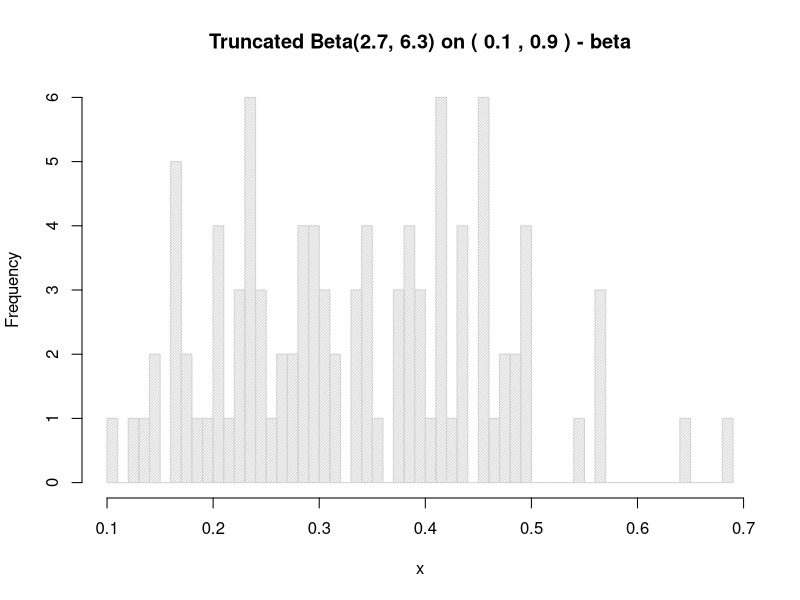
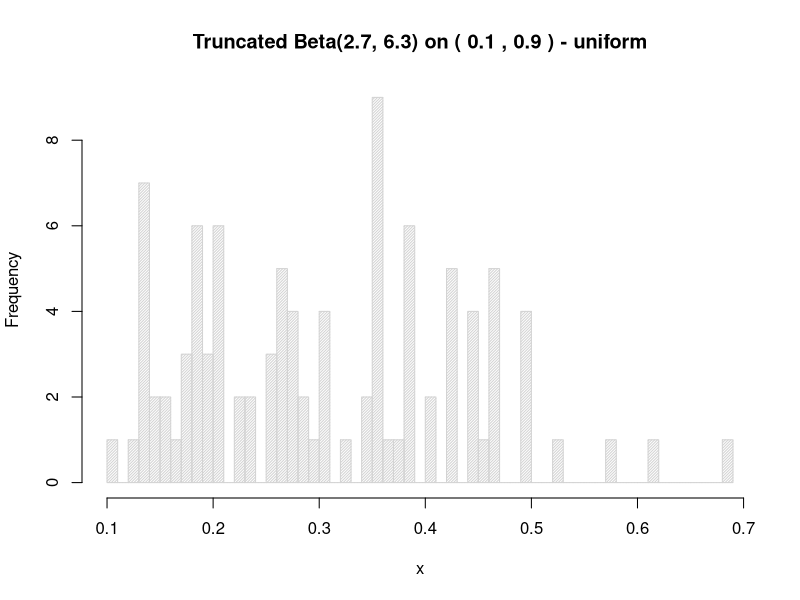
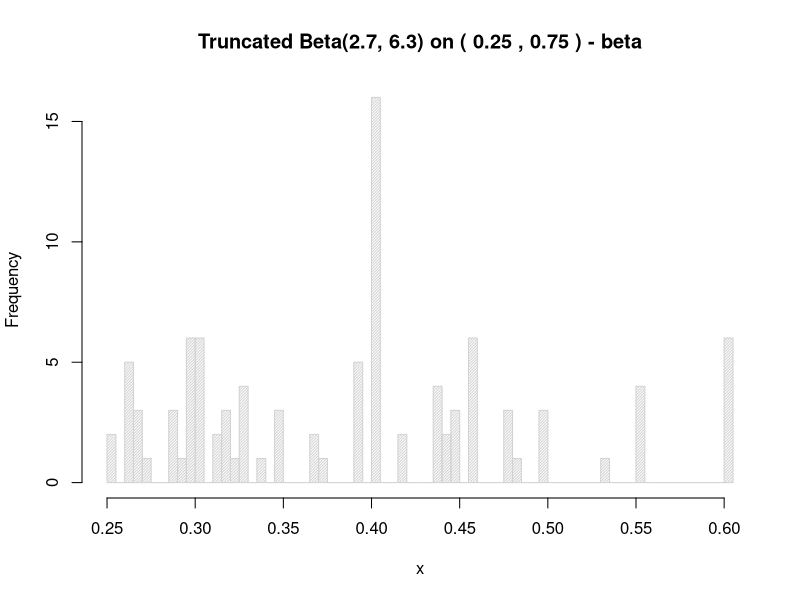
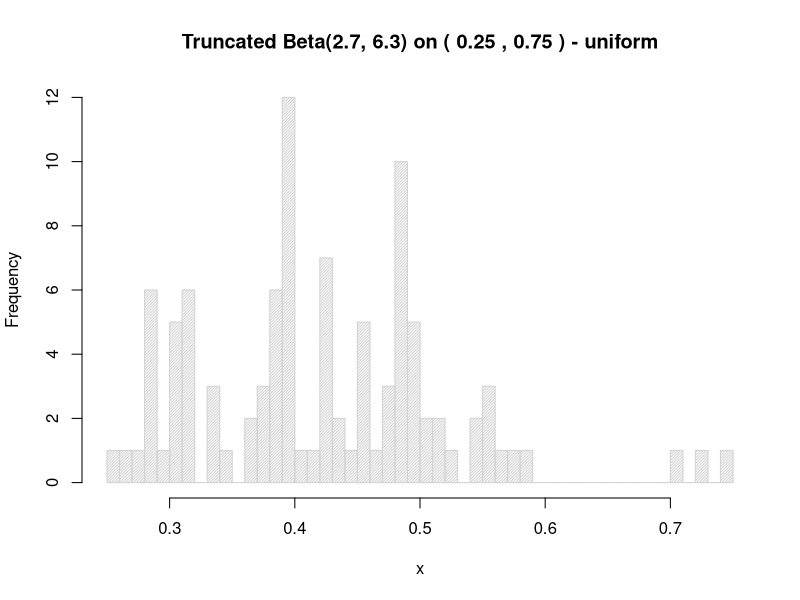

Generate these figures, in order, with R:
met_hastings_truncated_beta = function(n, c, d, prop_function = "beta") {
  
  x = rep(0, n)
  j = 1
  acc = 0
  # Start in middle of truncation interval
  x[1] = (c + d)/2
  
  # We use Beta(2,6)
  prop_alpha = 2
  prop_beta = 6
  
  while (j < n) {
    
    # Sample candidate value, based on proposal function
    if (prop_function == "beta") {
      x_cand = rbeta(1, prop_alpha, prop_beta)
    } else if (prop_function == "uniform") {
      x_cand = runif(1, c, d)
    }
    
    # Calculate acceptance probability
    acc_prob = acc_prob_calc_truncated(x_cand, x[j], c, d, 
                                       prop_function, prop_alpha, prop_beta)
    
    # Decide whether to accept or not
    acc_or_not = rbinom(1, 1, acc_prob)
    
    # if accept or not
    if (acc_or_not == 1) {
      acc = acc + 1
      j = j + 1
      x[j] = x_cand
    }
    else {
      j = j + 1
      x[j] = x[j-1]
    }	
  }
  
  acc_probability = acc/n
  print(paste("Interval: (", c, ",", d, ")"))
  print(paste("Proposal function:", prop_function))
  print(paste("Acceptance probability:", acc_probability))
  
  hist(x, breaks = 50, density = 50,
       main = paste("Truncated Beta(2.7, 6.3) on (", c, ",", d,  ") -", prop_function))
}


acc_prob_calc_truncated = function(candidate, former, c, d, 
                                   prop_function, prop_alpha, prop_beta) {
  
  # Reject if candidate is outside truncated interval
  if (candidate <= c || candidate >= d) {
    return(0)
  }
  
  # Truncated target densities, adjusted by integral
  dens_candidate = (dbeta(candidate, 2.7, 6.3) / 
    (pbeta(d, 2.7, 6.3) - pbeta(c, 2.7, 6.3)))
  dens_former = (dbeta(former, 2.7, 6.3) / 
    (pbeta(d, 2.7, 6.3) - pbeta(c, 2.7, 6.3)))
  
  # Proposal densities
  if (prop_function == "beta") {
    g_former_given_candidate = dbeta(former, prop_alpha, prop_beta)
    g_candidate_given_former = dbeta(candidate, prop_alpha, prop_beta)
  } else if (prop_function == "uniform") {
    # We can simplify for uniform, as it is symmetric: g(x|y) = g(y|x)
    g_former_given_candidate = 1 / (d - c)
    g_candidate_given_former = 1 / (d - c)
  }
  
  acc_probability = ((dens_candidate * g_former_given_candidate) / 
    (dens_former * g_candidate_given_former));
  
  acc_probability = min(1, acc_probability)
  return(acc_probability)
}

# 1. (b)

# Using c = 0.1, d = 0.9
met_hastings_truncated_beta(100, 0.1, 0.9, "beta")
met_hastings_truncated_beta(100, 0.1, 0.9, "uniform")

# Using c = 0.25, d = 0.75
met_hastings_truncated_beta(100, 0.25, 0.75, "beta")
met_hastings_truncated_beta(100, 0.25, 0.75, "uniform")
